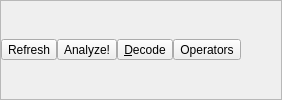
        <widget class="QFrame" name="debugFrame">
         <property name="sizePolicy">
          <sizepolicy hsizetype="Minimum" vsizetype="Preferred">
           <horstretch>0</horstretch>
           <verstretch>0</verstretch>
          </sizepolicy>
         </property>
         <property name="frameShape">
          <enum>QFrame::StyledPanel</enum>
         </property>
         <property name="frameShadow">
          <enum>QFrame::Raised</enum>
         </property>
         <layout class="QHBoxLayout" name="horizontalLayout_6">
          <property name="spacing">
           <number>0</number>
          </property>
          <property name="margin">
           <number>0</number>
          </property>
          <item>
           <widget class="QToolButton" name="refreshButton">
            <property name="toolTip">
             <string>redraw page</string>
            </property>
            <property name="text">
             <string>Refresh</string>
            </property>
            <property name="icon">
             <iconset resource="pdf.qrc">
              <normaloff>:/images/refresh.png</normaloff>:/images/refresh.png</iconset>
            </property>
            <property name="iconSize">
             <size>
              <width>32</width>
              <height>32</height>
             </size>
            </property>
            <property name="toolButtonStyle">
             <enum>Qt::ToolButtonTextUnderIcon</enum>
            </property>
           </widget>
          </item>
          <item>
           <widget class="QToolButton" name="analyzeButton">
            <property name="toolTip">
             <string>create analyze tree</string>
            </property>
            <property name="text">
             <string>Analyze!</string>
            </property>
            <property name="icon">
             <iconset resource="pdf.qrc">
              <normaloff>:/images/analyze.png</normaloff>:/images/analyze.png</iconset>
            </property>
            <property name="iconSize">
             <size>
              <width>32</width>
              <height>32</height>
             </size>
            </property>
            <property name="toolButtonStyle">
             <enum>Qt::ToolButtonTextUnderIcon</enum>
            </property>
           </widget>
          </item>
          <item>
           <widget class="QToolButton" name="saveEncodedButton">
            <property name="toolTip">
             <string>save decoded</string>
            </property>
            <property name="text">
             <string>&amp;Decode</string>
            </property>
            <property name="icon">
             <iconset resource="pdf.qrc">
              <normaloff>:/images/decrypt_icon.png</normaloff>:/images/decrypt_icon.png</iconset>
            </property>
            <property name="iconSize">
             <size>
              <width>32</width>
              <height>32</height>
             </size>
            </property>
            <property name="toolButtonStyle">
             <enum>Qt::ToolButtonTextUnderIcon</enum>
            </property>
           </widget>
          </item>
          <item>
           <widget class="QToolButton" name="opSelect">
            <property name="toolTip">
             <string>select operators</string>
            </property>
            <property name="text">
             <string>Operators</string>
            </property>
            <property name="icon">
             <iconset resource="pdf.qrc">
              <normaloff>:/images/operator.png</normaloff>:/images/operator.png</iconset>
            </property>
            <property name="iconSize">
             <size>
              <width>32</width>
              <height>32</height>
             </size>
            </property>
            <property name="checkable">
             <bool>true</bool>
            </property>
            <property name="checked">
             <bool>false</bool>
            </property>
            <property name="toolButtonStyle">
             <enum>Qt::ToolButtonTextUnderIcon</enum>
            </property>
           </widget>
          </item>
          <item>
           <spacer name="horizontalSpacer_5">
            <property name="orientation">
             <enum>Qt::Horizontal</enum>
            </property>
            <property name="sizeHint" stdset="0">
             <size>
              <width>40</width>
              <height>20</height>
             </size>
            </property>
           </spacer>
          </item>
         </layout>
        </widget>
